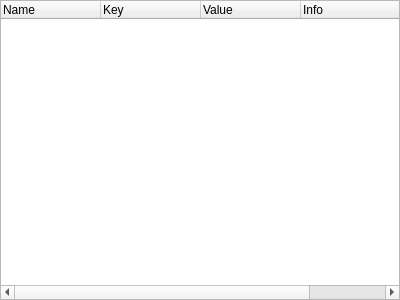
<?xml version="1.0" encoding="UTF-8"?>
<!--
DFF - An Open Source Digital Forensics Framework
Copyright (C) 2011 ArxSys

This program is free software, distributed under the terms of
the GNU General Public License Version 2. See the LICENSE file
at the top of the source tree.

See http://www.digital-forensic.org for more information about this
project. Please do not directly contact any of the maintainers of
DFF for assistance; the project provides a web site, mailing lists
and IRC channels for your use.

Author(s):
Christophe Malinge cma@digital-forensic.org
-->
<ui version="4.0">
 <class>Modules</class>
 <widget class="QTreeWidget" name="Modules"> <widget class="QWidget" name="useless" native="true" /> 
  <property name="geometry">
   <rect>
    <x>0</x>
    <y>0</y>
    <width>400</width>
    <height>300</height>
   </rect>
  </property>
  <property name="sizePolicy">
   <sizepolicy hsizetype="Expanding" vsizetype="Expanding">
    <horstretch>0</horstretch>
    <verstretch>0</verstretch>
   </sizepolicy>
  </property>
  <property name="windowTitle">
   <string>Modules</string>
  </property>
  <property name="windowIcon">
   <iconset resource="gui.qrc">
    <normaloff>:/hex_page.png</normaloff>:/hex_page.png</iconset>
  </property>
  <property name="alternatingRowColors">
   <bool>true</bool>
  </property>
  <column>
   <property name="text">
    <string>Name</string>
   </property>
  </column>
  <column>
   <property name="text">
    <string>Key</string>
   </property>
  </column>
  <column>
   <property name="text">
    <string>Value</string>
   </property>
  </column>
  <column>
   <property name="text">
    <string>Info</string>
   </property>
  </column>
  <column>
   <property name="text">
    <string>Type</string>
   </property>
  </column>
 </widget>
 <resources>
  <include location="gui.qrc"/>
 </resources>
 <connections/>
</ui>
